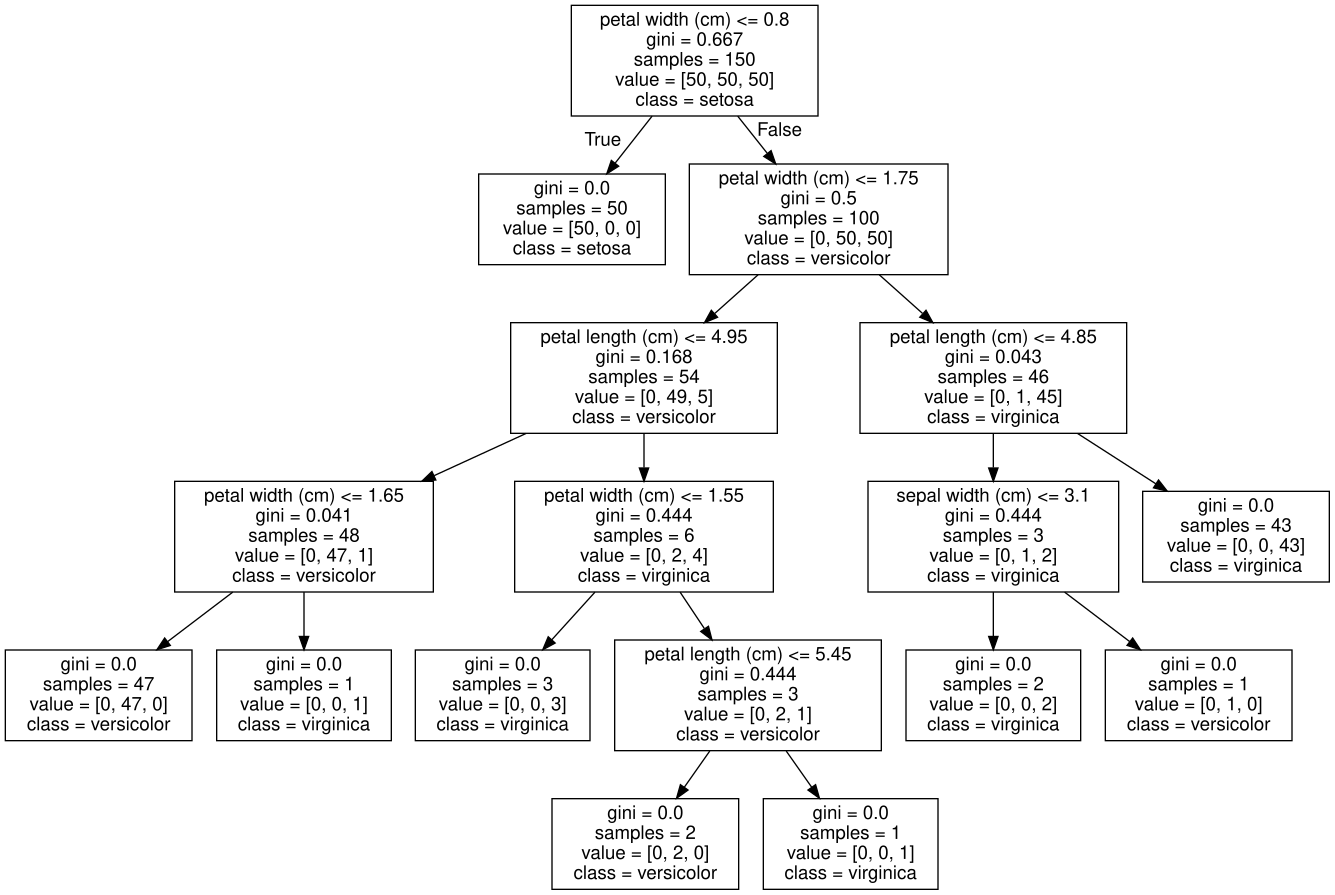

Reproduce this figure in Python.
"""
Visualize a model created by a decision tree learning algorithm.
->
Export the decision tree model into DOT format, then visualize,
for both decision tree classifier and regressor.

Precondition: GraphViz is installed.

Install GraphViz on Ubuntu:
$ sudo dnf install graphviz

For example, in the root decision rule,
"gini = 0.667" means that the Gini index equals 0.667,
"samples = 150" means that the number of observations equals 150, and
"value = [50, 50, 50]" means that the number of observations in each class is 50.
"""
import pydotplus
from sklearn.tree import DecisionTreeClassifier
from sklearn import datasets
from IPython.display import Image
from sklearn import tree

# Load data
iris = datasets.load_iris()
features = iris.data
target = iris.target
iris.target_names
# array(['setosa', 'versicolor', 'virginica'], dtype='<U10')
features.shape
# (150, 4)
target.shape
# (150,)

# Create decision tree classifier object
decision_tree = DecisionTreeClassifier(random_state=0)

# Train model
model = decision_tree.fit(features, target)

# Create DOT data
dot_data = tree.export_graphviz(
    decision_tree,
    out_file=None,
    feature_names=iris.feature_names,
    class_names=iris.target_names,
)

# Draw graph
graph = pydotplus.graph_from_dot_data(dot_data)

# Export into files
graph.write_svg("example-14-03--graphviz--pydotplus--visualizing-decision-tree-model.svg")
# graph.write_png("example-14-03--graphviz--pydotplus--visualizing-decision-tree-model.png")
# graph.write_pdf("example-14-03--graphviz--pydotplus--visualizing-decision-tree-model.pdf")

# Comment out in SVG this artefact:
"""
<g id="node18" class="node">
    <title>\n</title>
    <polygon fill="none" stroke="black" points="682,-639.5 628,-639.5 628,-603.5 682,-603.5 682,-639.5"/>
</g>
"""

# # Show graph in JupyterLab
# Image(graph.create_png())
